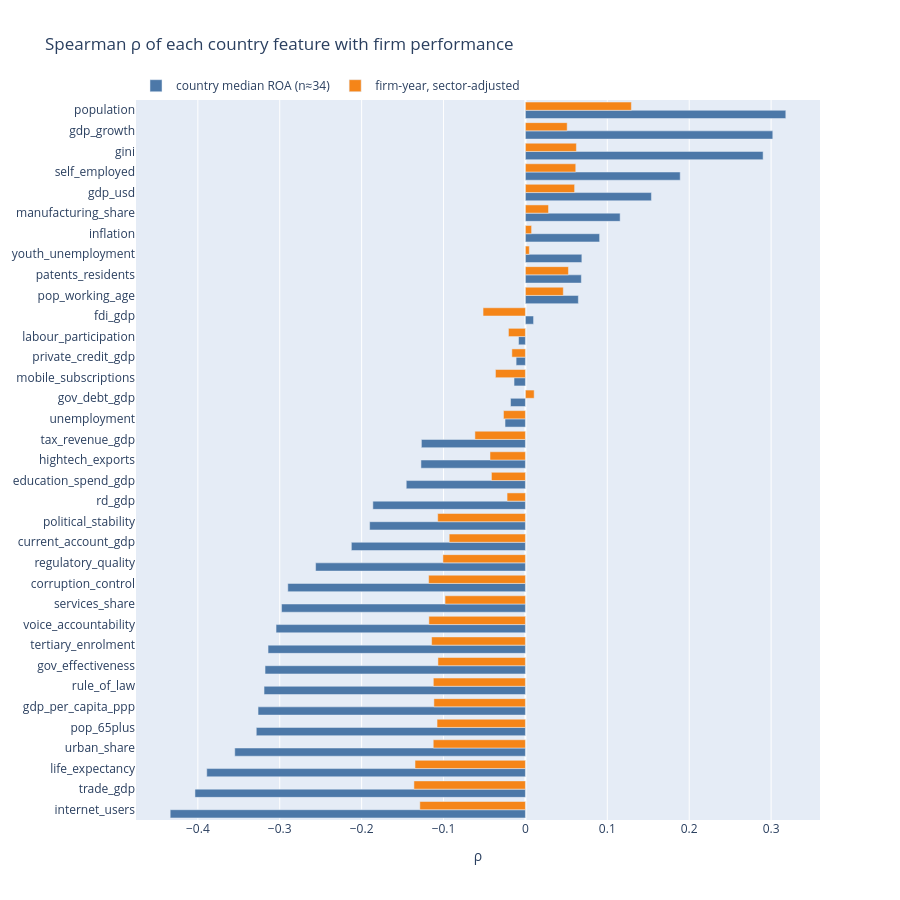

Write notebook code for a chart like this one.
### Code cell
rs = res.sort_values("ρ country median ROA")
fig = go.Figure()
fig.add_trace(go.Bar(y=rs.index, x=rs["ρ country median ROA"], orientation="h", name="country median ROA (n≈34)", marker_color="#4C78A8"))
fig.add_trace(go.Bar(y=rs.index, x=rs["ρ sector-adjusted"], orientation="h", name="firm-year, sector-adjusted", marker_color="#F58518"))
fig.update_layout(barmode="group", height=900, title="Spearman ρ of each country feature with firm performance", xaxis_title="ρ", legend=dict(orientation="h", y=1.04))
fig.show()

### Figure 1 — Plotly figure (JSON) as saved in the notebook; plotly's stock layout.template omitted (floating-point values rounded to 4 significant figures)
{"data": [{"marker": {"color": "#4C78A8"}, "name": "country median ROA (n≈34)", "orientation": "h", "type": "bar", "x": [-0.4338, -0.4035, -0.3892, -0.3549, -0.3286, -0.3265, -0.3192, -0.318, -0.3143, -0.3045, -0.2978, -0.2901, -0.2562, -0.2126, -0.1902, -0.1863, -0.1455, -0.1276, -0.127, -0.0249, -0.01818, -0.0139, -0.01136, -0.008403, 0.009931, 0.06463, 0.0683, 0.06891, 0.0906, 0.1157, 0.1539, 0.189, 0.2903, 0.3021, 0.318], "y": ["internet_users", "trade_gdp", "life_expectancy", "urban_share", "pop_65plus", "gdp_per_capita_ppp", "rule_of_law", "gov_effectiveness", "tertiary_enrolment", "voice_accountability", "services_share", "corruption_control", "regulatory_quality", "current_account_gdp", "political_stability", "rd_gdp", "education_spend_gdp", "hightech_exports", "tax_revenue_gdp", "unemployment", "gov_debt_gdp", "mobile_subscriptions", "private_credit_gdp", "labour_participation", "fdi_gdp", "pop_working_age", "patents_residents", "youth_unemployment", "inflation", "manufacturing_share", "gdp_usd", "self_employed", "gini", "gdp_growth", "population"]}, {"marker": {"color": "#F58518"}, "name": "firm-year, sector-adjusted", "orientation": "h", "type": "bar", "x": [-0.1289, -0.1361, -0.1348, -0.1125, -0.1079, -0.1118, -0.1125, -0.1068, -0.1145, -0.1179, -0.09817, -0.1182, -0.1007, -0.09306, -0.1071, -0.02241, -0.0415, -0.04324, -0.06168, -0.0268, 0.01068, -0.03659, -0.01654, -0.02072, -0.05172, 0.04624, 0.05252, 0.004747, 0.007531, 0.0282, 0.06006, 0.06145, 0.06225, 0.05098, 0.1294], "y": ["internet_users", "trade_gdp", "life_expectancy", "urban_share", "pop_65plus", "gdp_per_capita_ppp", "rule_of_law", "gov_effectiveness", "tertiary_enrolment", "voice_accountability", "services_share", "corruption_control", "regulatory_quality", "current_account_gdp", "political_stability", "rd_gdp", "education_spend_gdp", "hightech_exports", "tax_revenue_gdp", "unemployment", "gov_debt_gdp", "mobile_subscriptions", "private_credit_gdp", "labour_participation", "fdi_gdp", "pop_working_age", "patents_residents", "youth_unemployment", "inflation", "manufacturing_share", "gdp_usd", "self_employed", "gini", "gdp_growth", "population"]}], "layout": {"barmode": "group", "height": 900, "legend": {"orientation": "h", "y": 1.04}, "title": {"text": "Spearman ρ of each country feature with firm performance"}, "xaxis": {"title": {"text": "ρ"}}}}
